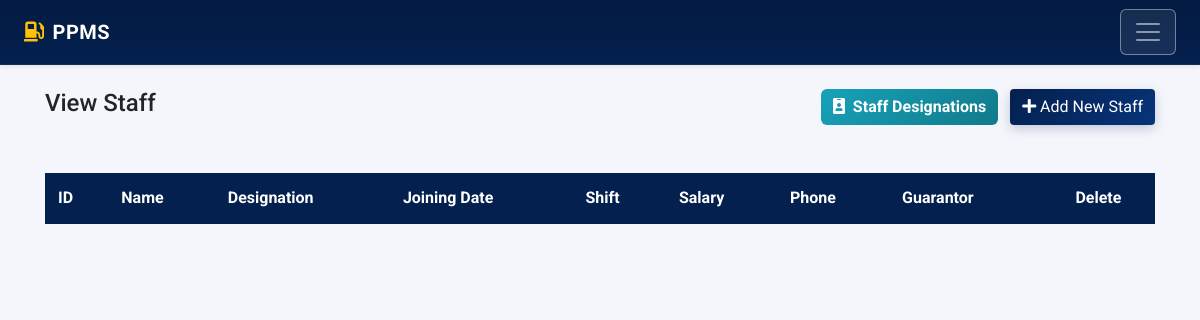
The page /staff/staff-list.php (signed in) on the database as committed earlier.
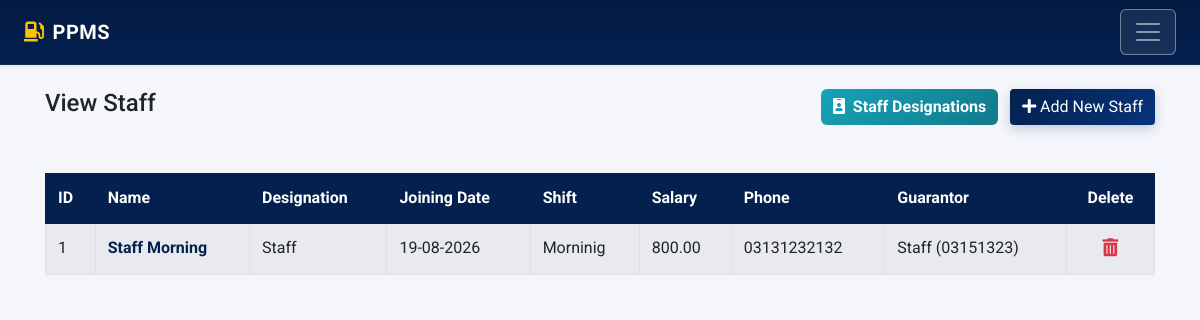
The same page on the database as committed later.
### tables this page shows
CREATE TABLE `tbl_staff` (
  `id` int(11) NOT NULL,
  `first_name` varchar(128) NOT NULL,
  `last_name` varchar(128) NOT NULL,
  `role_id` int(11) NOT NULL,
  `joining_date` date NOT NULL,
  `shift_id` int(11) NOT NULL,
  `salary` decimal(10,2) NOT NULL DEFAULT 0.00,
  `address` varchar(512) DEFAULT NULL,
  `phone` varchar(32) NOT NULL DEFAULT '',
  `created_at` datetime NOT NULL DEFAULT current_timestamp(),
  `updated_at` datetime NOT NULL DEFAULT current_timestamp() ON UPDATE current_timestamp(),
  `deleted_at` datetime DEFAULT NULL
);

CREATE TABLE `tbl_staff_roles` (
  `id` int(11) NOT NULL,
  `name` varchar(128) NOT NULL,
  `created_at` timestamp NOT NULL DEFAULT current_timestamp(),
  `updated_at` timestamp NOT NULL DEFAULT current_timestamp() ON UPDATE current_timestamp(),
  `deleted_at` datetime DEFAULT NULL
);

CREATE TABLE `tbl_shifts` (
  `id` int(11) NOT NULL,
  `name` varchar(128) NOT NULL,
  `start_time` time NOT NULL,
  `end_time` time NOT NULL,
  `status` enum('Active','Inactive') NOT NULL DEFAULT 'Active',
  `deleted_at` datetime DEFAULT NULL
);

CREATE TABLE `tbl_staff_guarantors` (
  `id` int(11) NOT NULL,
  `staff_id` int(11) NOT NULL,
  `name` varchar(128) NOT NULL,
  `phone` varchar(32) NOT NULL DEFAULT '',
  `address` varchar(512) DEFAULT NULL
);

### include/permissions.php (called while the page is built, shortened)
<?php
require_once __DIR__ . '/config.php';
function has_permission($module_slug, $action) {
    global $connection;
    $user_id = intval($_SESSION['loggedInUser']);
    $user_res = mysqli_query($connection, "SELECT type, role_id FROM tbl_accounts WHERE id = '$user_id' LIMIT 1");
    if (!$user_res || !($user = mysqli_fetch_assoc($user_res))) {
        return false;
    }
    if (strtolower(trim($user['type'] ?? '')) === 'admin') {
        return true;
    }
    return false;
}
?>

### staff/staff-list.php (the view, shortened to what this page needs)
<?php
require '../include/config.php';
require '../include/permissions.php';
$canAdd    = has_permission('staff', 'add');
$canEdit   = has_permission('staff', 'edit');
$canDelete = has_permission('staff', 'delete');
?>
<!DOCTYPE html>
<html lang="en">
  <head>
		<link rel="stylesheet" href="https://stackpath.bootstrapcdn.com/bootstrap/4.3.1/css/bootstrap.min.css">
		<link rel="stylesheet" href="https://cdnjs.cloudflare.com/ajax/libs/font-awesome/5.11.2/css/all.min.css" />
		<link rel="stylesheet" href="https://cdn.datatables.net/1.10.20/css/jquery.dataTables.min.css" />
		<link rel="stylesheet" href="../include/style.css?v=1.0.1" />
	</head>
	<body>
        <?php include('../include/navbar.php');?>
		<main class="main">
			<div class="container pt-4 pb-4">
				<div class="row mb-5 align-items-center">
					<div class="col-md-6">
						<h4>View Staff</h4>
					</div>
					<div class="col-md-6 text-right">
						<a href="staff-roles-list.php" class="btn btn-info font-weight-bold mr-2" style="border-radius:6px; background:linear-gradient(135deg, #17a2b8 0%, #117a8b 100%); border:none;"><i class="fas fa-id-badge mr-1"></i> Staff Designations</a>
                        <?php if ($canAdd): ?>
						<a href="add-staff.php" class="btn btn-primary"><i class="fas fa-plus"></i> Add New Staff</a>
                        <?php endif; ?>
					</div>
				</div>
				<table id="staffListTable" class="table table-striped table-bordered">
					<thead>
						<tr>
							<th>ID</th>
							<th>Name</th>
							<th>Designation</th>
							<th>Joining Date</th>
							<th>Shift</th>
							<th>Salary</th>
							<th>Phone</th>
							<th>Guarantor</th>
                            <?php if ($canDelete): ?>
							<th style="text-align: center;">Delete</th>
                            <?php endif; ?>
						</tr>
					</thead>
					<tbody>
						<?php
						$sql = "SELECT s.*, r.name as role_name, sh.name as shift_name, g.name as guarantor_name, g.phone as guarantor_phone
                                FROM tbl_staff s
                                LEFT JOIN tbl_staff_roles r ON s.role_id = r.id
                                LEFT JOIN tbl_shifts sh ON s.shift_id = sh.id
                                LEFT JOIN tbl_staff_guarantors g ON s.id = g.staff_id
                                WHERE (s.deleted_at IS NULL OR s.deleted_at = '0000-00-00 00:00:00')
                                ORDER BY s.id DESC";
						$result = mysqli_query($connection, $sql);
						if($result && mysqli_num_rows($result) > 0){
							while($row = mysqli_fetch_assoc($result)){
                                $fullName = $row['first_name'] . ' ' . $row['last_name'];
                                $guarantor_display = 'N/A';
                                if (!empty($row['guarantor_name'])) {
                                    $guarantor_display = htmlspecialchars($row['guarantor_name']);
                                    if (!empty($row['guarantor_phone'])) {
                                        $guarantor_display .= ' (' . htmlspecialchars($row['guarantor_phone']) . ')';
                                    }
                                }
                                $staffNameDisplay = $canEdit
                                    ? '<a href="edit-staff.php?id='.$row['id'].'" class="font-weight-bold" style="color: var(--primary-color);">'.htmlspecialchars($fullName).'</a>'
                                    : '<strong>'.htmlspecialchars($fullName).'</strong>';
								echo'
									<tr>
										<td>'.$row['id'].'</td>
										<td>'.$staffNameDisplay.'</td>
										<td>'.htmlspecialchars($row['role_name'] ?? 'N/A').'</td>
										<td>'.date("d-m-Y", strtotime($row['joining_date'])).'</td>
										<td>'.htmlspecialchars($row['shift_name'] ?? 'N/A').'</td>
										<td>'.number_format($row['salary'], 2).'</td>
										<td>'.htmlspecialchars($row['phone']).'</td>
										<td>'.$guarantor_display.'</td>';
                                if ($canDelete) {
                                    echo '<td class="text-center"><a class="btn btn-large btn-link p-0 text-danger" onclick="deletestaff('.$row['id'].')"><i class="fas fa-trash-alt" style="font-size: 18px;"></i></a></td>';
                                }
								echo '</tr>';
							}
						}
						?>
					</tbody>
				</table>
			</div>
		</main>
    </body>
</html>

Rows that differ between the two databases and show on the page:
added tbl_staff: id "1", fullName "Staff Morning", tbl_staff_roles.name "Staff", joining_date "19-08-2026", shift.name "Morninig", salary "800.00", phone "03131232132", tbl_staff_guarantors.name+phone "Staff (03151323)"
